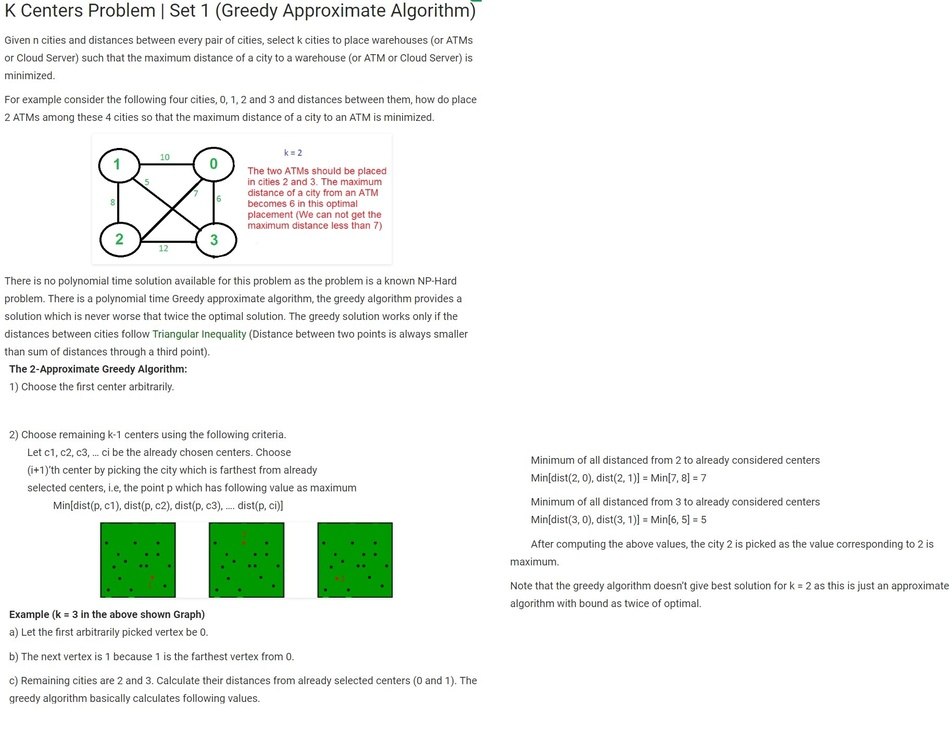
#> input picture KCEN.jpg, 952 x 741 px, shrunk from 1828 x 1422 before the run
$ python k_centers_problem.py
#> lines starting #> are read from the running program, lines starting #| are printed output that depends on the picture
#> further down, image is the input picture: PIL image 952x741 RGB; mean R, G, B 241.4, 244.7, 241
import networkx as nx
import matplotlib.pyplot as plt
import operator
import time
from tkinter import messagebox
from tkinter import *
from PIL import Image


def k_centers(G, n):
	centers = []
	cities = G.nodes()
	cities=list(cities)
	#add an arbitrary node, here, the first node,to the centers list
	centers.append(cities[0])
	centers=list(centers)
	cities.remove(centers[0])
	n = n-1
	while n!= 0:
		city_dict = {}
		for cty in cities:
			min_dist = float("inf")
			for c in centers:
				min_dist = min(min_dist,G[cty][c]['length'])
			city_dict[cty] = min_dist
		#print city_dict
		new_center = max(city_dict, key = lambda i: city_dict[i])
		#print new_center
		centers.append(new_center)
		cities.remove(new_center)
		n = n-1
	#print centers
	return centers


#takes input from the file and creates a weighted undirected graph
def CreateGraph():
	G = nx.Graph()
	f = open('kcentreinput.txt')
#> (reads kcentreinput.txt from the repository)
	n = int(f.readline()) #n denotes the number of cities
	wtMatrix = []
	for i in range(n):
		list1 = list(map(int, (f.readline()).split()))
		wtMatrix.append(list1)
	#Adds egdes along with their weights to the graph
	for i in range(n) :
		for j in range(n)[i:] :
				G.add_edge(i, j, length = wtMatrix[i][j])
	noc = int(f.readline()) #noc,here,denotes the number of centers
	return G, noc


#draws the graph and displays the weights on the edges
def DrawGraph(G, centers):
	pos = nx.spring_layout(G)
	color_map = ['blue'] * len(G.nodes())
	nx.draw(G, pos, node_color = color_map, with_labels = True)
	edge_labels = nx.get_edge_attributes(G, 'length')
	nx.draw_networkx_edge_labels(G, pos, edge_labels = edge_labels, font_size = 11)
 	#all the center nodes are marked with 'red'
	for c in centers:
 		color_map[c] = 'red'
	#plt.pause(plt.waitforbuttonpress())
	nx.draw(G, pos, node_color = color_map, with_labels = True)  #with_labels=true is to show the node number in the output graph
	edge_labels = nx.get_edge_attributes(G, 'length')
	nx.draw_networkx_edge_labels(G, pos, edge_labels = edge_labels, font_size = 11) #prints weight on all the edges


#main function
if __name__ == "__main__":
	image=Image.open('KCEN.jpg')
	image.show()
	time.sleep(5)
	G,n = CreateGraph()
	centers = k_centers(G, n)
	DrawGraph(G, centers)
	plt.show()
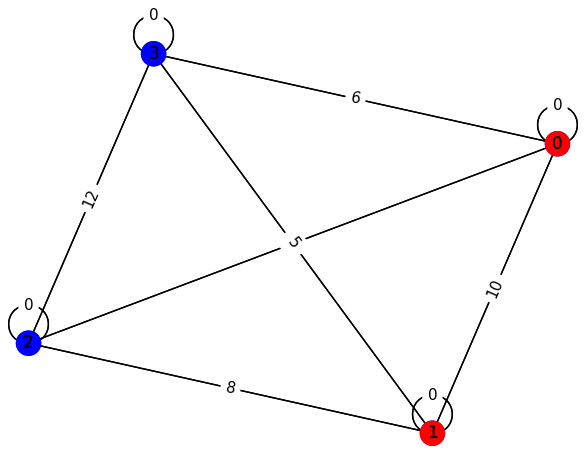
#> figure drawn by matplotlib, 1 panel
